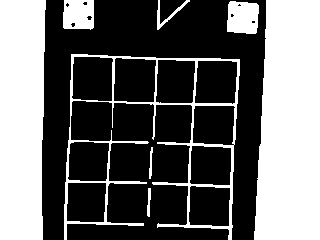
#> input picture grid.png, 320 x 240 px
$ python intersection_finder.py
#> lines starting #> are read from the running program, lines starting #| are printed output that depends on the picture; after the words box and inside, x2 and y2 are one past the last pixel; in counts of white or black regions, pixels touching at a corner belong together
### pathfinder_v2.py
from collections import deque

def bfs_find_path(matrix2, start, end):
    start = tuple(start)
    end = tuple(end)

    if start == end:
        return [start]

    visited = set()
    queue = deque([(start, [start])])

    while queue:
        current_node, path = queue.popleft()

        # Skip this node if we've already visited it
        if current_node in visited:
            continue

        # Mark the node as visited
        visited.add(current_node)

        # Check all the neighbors of the current node
        for neighbor in matrix2[current_node[0]][current_node[1]]:
            # Convert neighbor to a tuple to ensure it's hashable
            neighbor = tuple(neighbor)

            if neighbor not in visited:
                # If the neighbor is the end node, return the full path
                if neighbor == end:
                    return path + [neighbor]

                # Otherwise, continue to explore this neighbor
                queue.append((neighbor, path + [neighbor]))

    # If no path is found, return None
    return None

def find_path(grid, start, end, Debbugger=False):
    path = bfs_find_path(grid, start, end)

    if Debbugger:
        if path:
            print(f"Optimal path from {start} to {end}: {path}")
        else:
            print(f"No path found from {start} to {end}")

    return path

### pathfinder.py
moves = [(0, 1), (1, 0), (0, -1), (-1, 0)]  # Only right, down, left, and up
visited = []
max_x = 0
max_y = 0

def get_directions(path):
    directions = []

    # Function to determine the direction between two points
    def direction(p1, p2):
        dx = p2[0] - p1[0]
        dy = p2[1] - p1[1]
        return (dx, dy)

    # Initial direction
    current_dir = direction(path[0], path[1])
    for i in range(1, len(path) - 1):
        next_dir = direction(path[i], path[i + 1])
        if current_dir == next_dir:
            directions.append("f")
        else:
            if current_dir[0] != 0:  # Moving horizontally
                if current_dir[0] == next_dir[1]:
                    directions.append("r")
                else:
                    directions.append("l")
            elif current_dir[1] != 0:  # Moving vertically
                if current_dir[1] == next_dir[0]:
                    directions.append("l")
                else:
                    directions.append("r")

        current_dir = next_dir

    return directions

# [36 lines left out: functions __fms, find_path, not called in this run]

### intersection_finder.py
import cv2
import numpy as np
import heapq
import pathfinder as pf
import pathfinder_v2 as pf2
import sys
import os
import json

# Define a function to normalize coordinates to fit a 5x5 grid
def normalize_coordinates(coordinates, grid_size=5, error_corection = 25):
    max_x = 0
    max_y = 0
    min_y = 270
    min_x = 270
    for i in coordinates:
        if max_y < i[1]:
            max_y = i[1]
        if max_x < i[0]:
            max_x = i[0]
        if min_x > i[0]:
            min_x = i[0]
        if min_y > i[1]:
            min_y = i[1]
    normalized_coords = []
    for (x, y) in coordinates:
        norm_x = int(((x - min_x + error_corection) / (max_x - min_x)) * (grid_size - 1))
        norm_y = int(((y - min_y + error_corection) / (max_y - min_y)) * (grid_size - 1))
        normalized_coords.append([(norm_x, norm_y), (x, y)])

    return normalized_coords

def find_grid_intersections(image_path, min_pixels=5, border_margin=10, max_density=0.3, vicinity_size=10, min_distance=10):
#> called with image_path = 'grid.png', min_pixels = 5, border_margin = 5, max_density = 0.3, vicinity_size = 15, min_distance = 10
    image = cv2.imread(image_path, cv2.IMREAD_GRAYSCALE)
#> image: shape (240, 320); 39.9% white; 8 white regions, largest, box (x1, y1, x2, y2) and area: (254, 0, 320, 240) 14190, (0, 0, 46, 240) 10423, (64, 54, 240, 240) 3877
    if image is None:
        raise ValueError("Failed to load image")

    _, binary = cv2.threshold(image, 127, 255, cv2.THRESH_BINARY)

    kernel = np.ones((3, 3), np.uint8)
    binary = cv2.dilate(binary, kernel, iterations=1)
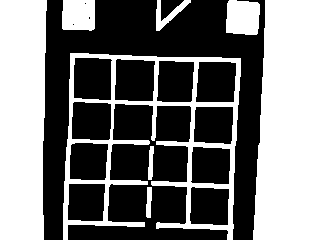
#> binary: shape (240, 320); 45.3% white; 8 white regions, largest, box (x1, y1, x2, y2) and area: (253, 0, 320, 240) 14444, (0, 0, 47, 240) 10668, (63, 53, 241, 240) 6996
    binary = cv2.erode(binary, kernel, iterations=1)
#> binary: shape (240, 320); 39.9% white; 8 white regions, largest, box (x1, y1, x2, y2) and area: (254, 0, 320, 240) 14192, (0, 0, 46, 240) 10423, (64, 54, 240, 240) 3889
    output_image = cv2.cvtColor(binary, cv2.COLOR_GRAY2BGR)
    height, width = binary.shape
#> height = 240; width = 320
    raw_intersections = []

    for y in range(border_margin, height - border_margin):
        for x in range(border_margin, width - border_margin):
            if binary[y, x] == 255:
                # Check for continuous white pixels in each direction
                up = np.all(binary[max(0, y - min_pixels):y, x] == 255)
                down = np.all(binary[y + 1:min(height, y + min_pixels + 1), x] == 255)
                left = np.all(binary[y, max(0, x - min_pixels):x] == 255)
                right = np.all(binary[y, x + 1:min(width, x + min_pixels + 1)] == 255)

                conditions = [up, down, left, right]
                if sum(conditions) >= 3:
                    vicinity = binary[max(0, y - vicinity_size):min(height, y + vicinity_size + 1),
                                      max(0, x - vicinity_size):min(width, x + vicinity_size + 1)]
                    white_density = np.sum(vicinity == 255) / (vicinity.size)
                    if white_density > max_density:
                        continue

                    raw_intersections.append((x, y))
#> after the loop, raw_intersections = 133 pairs, first value 64 to 236, second value 22 to 228

    suppressed_intersections = []
    for (x, y) in raw_intersections:
        if all(np.sqrt((x - px)**2 + (y - py)**2) >= min_distance for (px, py) in suppressed_intersections):
            suppressed_intersections.append((x, y))
            cv2.circle(output_image, (x, y), 5, (0, 0, 255), -1)
#> this loop made 133 passes
#> (x, y) on passes 1 to 12: (157, 22), (158, 22), (159, 22), (157, 23), (158, 23), (159, 23), (157, 24), (158, 24), (113, 56), (114, 56), (113, 57), (114, 57)
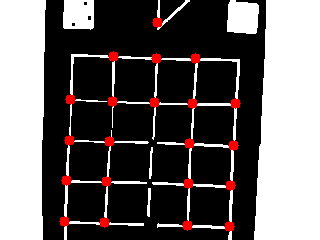
#> output_image: shape (240, 320, 3); mean B, G, R 99.1, 99.1, 104.8
#> after the loop, suppressed_intersections = [(157, 22), (113, 56), (156, 58), (195, 58), (70, 99), (112, 101), (154, 102), (192, 103), (235, 103), (69, 140), (109, 141), (189, 143), (233, 145), (66, 180), (106, 181), (188, 183), (230, 185), (64, 221), (104, 222), (187, 225), (229, 226)]

    return suppressed_intersections, output_image, binary

def a_star_path(binary_image, start, end, intersections, directional_weight=(1, 1)):
    def heuristic(a, b):
        return abs(a[0] - b[0]) * directional_weight[0] + abs(a[1] - b[1]) * directional_weight[1]

    # Create a set for fast lookup of other intersections
    intersection_set = set(intersections)
    intersection_set.discard(start)  # Remove the starting point, since it's allowed
    intersection_set.discard(end)    # Remove the ending point, since it's allowed

    open_set = []
    heapq.heappush(open_set, (0, start))

    came_from = {}

    g_score = {start: 0}
    f_score = {start: heuristic(start, end)}

    directions = [(-1, 0), (1, 0), (0, -1), (0, 1)]

    while open_set:
        _, current = heapq.heappop(open_set)

        # If the current node is the end, reconstruct and return the path
        if current == end:
            path = []
            while current in came_from:
                path.append(current)
                current = came_from[current]
            path.append(start)
            return path[::-1]  # Reverse to get the path from start to end

        for dx, dy in directions:
            neighbor = (current[0] + dx, current[1] + dy)
            if 0 <= neighbor[1] < binary_image.shape[0] and 0 <= neighbor[0] < binary_image.shape[1]:
                if binary_image[neighbor[1], neighbor[0]] == 255:
                    if neighbor in intersection_set:
                        continue

                    # Tentative g_score
                    tentative_g_score = g_score[current] + 1

                    if neighbor not in g_score or tentative_g_score < g_score[neighbor]:
                        came_from[neighbor] = current
                        g_score[neighbor] = tentative_g_score
                        f_score[neighbor] = tentative_g_score + heuristic(neighbor, end)
                        heapq.heappush(open_set, (f_score[neighbor], neighbor))

    return []  # No path found


def find_path(oldPathfinder = False, Debugger = False):
    image_path = f"{os.path.abspath(os.getcwd())}/grid.png"
    intersections, result_image, binary = find_grid_intersections(
        image_path, min_pixels=5, border_margin=5, max_density=0.3, vicinity_size=15, min_distance=10
    )
#> intersections has the same summary as suppressed_intersections in find_grid_intersections
    normcoord = normalize_coordinates (intersections)
#> the loop in normalize_coordinates, `for i in coordinates:` made 21 passes
#> (max_y, max_x, min_x, min_y) on pass 1: (22, 157, 157, 22)
#> (i, max_y, min_x) on passes 2, 5, 10, 14, 18: ((113, 56), 56, 113), ((70, 99), 99, 70), ((69, 140), 140, 69), ((66, 180), 180, 66), ((64, 221), 221, 64)
#> after the loop in normalize_coordinates, `for i in coordinates:`: max_x = 235; max_y = 226; min_x = 64; min_y = 22
#> the loop in normalize_coordinates, `for (x, y) in coordinates:` made 21 passes
#> (x, y, norm_x, norm_y) on passes 1 to 12: (157, 22, 2, 0), (113, 56, 1, 1), (156, 58, 2, 1), (195, 58, 3, 1), (70, 99, 0, 2), (112, 101, 1, 2), (154, 102, 2, 2), (192, 103, 3, 2), (235, 103, 4, 2), (69, 140, 0, 2), (109, 141, 1, 2), (189, 143, 3, 2)
#> after the loop in normalize_coordinates, `for (x, y) in coordinates:`: normalized_coords = 21 items
#> normcoord = 21 items
    coordinate_dict = {(intersection): norm for (norm, intersection) in normcoord}
#> coordinate_dict = 21 items
    max_neighbor_distance = 60
    visited_intersections = set()
    paths_cord = []

    matrix2 = [[[] for _ in range(5)] for _ in range(5)]
    if Debugger:
        print("Detected intersections:", normcoord)
        print(matrix2)
    if oldPathfinder:
        matrix = [['x' if (i + j) % 2 == 0 else '' for j in range(9)] for i in range(9)]
        #print(matrix)
    for i, start in enumerate(intersections):
        for j, end in enumerate(intersections):
            if i != j:
                distance = np.sqrt((start[0] - end[0])**2 + (start[1] - end[1])**2)
                if distance <= max_neighbor_distance:
                    path = a_star_path(binary, start, end, list(visited_intersections), directional_weight=(1, 1))
                    if path:
                        # print(f"Path found between {start} and {end}")
                        path_distance = len(path)
                        if path_distance <= 60:
                            paths_cord.append([coordinate_dict.get(start), coordinate_dict.get(end)])
                        visited_intersections.add(start)
                        visited_intersections.add(end)

                        for point in path:
                            cv2.circle(result_image, point, 1, (0, 255, 0), -1)
#> this loop made 21 passes
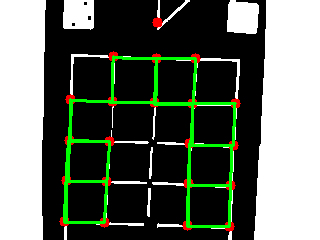
#> result_image: shape (240, 320, 3); 4.57% of pixels changed, all inside (x1, y1, x2, y2) = (63, 55, 237, 228)
#> after the loop, paths_cord = 52 items; visited_intersections = 20 items

    for i in paths_cord:
        start_norm, end_norm = i
        if start_norm != end_norm:
            x1, y1 = start_norm
            x2, y2 = end_norm
            # Add bidirectional connections in matrix2
            matrix2[x1][y1].append((x2, y2))
            matrix2[x2][y2].append((x1, y1))
#> this loop made 52 passes
#> (x1, y1, x2, y2) on passes 1, 2, 3, 4, 5, 6, 7, 8, 10, 11, 12, 13: (1, 1, 2, 1), (1, 1, 1, 2), (2, 1, 1, 1), (2, 1, 3, 1), (2, 1, 2, 2), (3, 1, 2, 1), (3, 1, 3, 2), (0, 2, 1, 2), (1, 2, 1, 1), (1, 2, 0, 2), (1, 2, 2, 2), (2, 2, 2, 1)
#> end_norm on passes 9, 19, 21, 22, 27, 30: (0, 2), (3, 2), (4, 2), (0, 2), (3, 2), (4, 2)


    # Print the populated matrix2 with connections
    if Debugger:
        for i in range(5):
            for j in range(5):
                print(f"Node ({i},{j}) is connected to: {matrix2[i][j]}")

    path = pf2.find_path(matrix2, [0, 4], [4, 4], True)

    if Debugger:
        if path != None:
            for i in range(len(path) - 1):
                # Get the normalized coordinates of the start and end points.
                start_norm = path[i]
                end_norm = path[i + 1]

                # Map the normalized coordinates to pixel coordinates.
                start_pixel = next(key for key, value in coordinate_dict.items() if value == start_norm)
                end_pixel = next(key for key, value in coordinate_dict.items() if value == end_norm)

                # Draw a line between these two points in blue (BGR color: (255, 0, 0)).
                cv2.line(result_image, start_pixel, end_pixel, (255, 0, 0), thickness=2)

        #path.append([5,0])
        #path.insert(0, [4,5])
        return result_image
    else:
        if path != None:
            path.append([4,5])
            path.insert(0, [0,5])
            return pf.get_directions(path)
        else:
            return []

def main():
    path = find_path(False,False)
    print(path)
    json_str = json.dumps(path)
    print(json_str)

    result_image = find_path(False,True)
#> call 2 of find_path, with oldPathfinder = False, Debugger = True
#> the loop in find_grid_intersections (call 2), `for (x, y) in raw_intersections:` made 133 passes
#> the loop in normalize_coordinates (call 2), `for i in coordinates:` made 21 passes
#> the loop in normalize_coordinates (call 2), `for (x, y) in coordinates:` made 21 passes
#> (printed output is left out)
#> the loop in find_path (call 2), `for i, start in enumerate(intersections):` made 21 passes
#> the loop in find_path (call 2), `for i in paths_cord:` made 52 passes
#> call 2 of find_path, with Debbugger = True
#> after the loop in find_path (call 2), `for i in range(len(path) - 1):`:
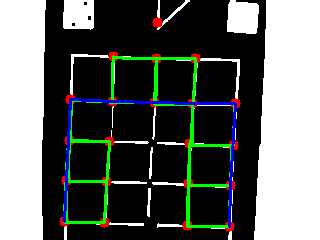
#> result_image: shape (240, 320, 3); 1.6% of pixels changed, all inside (x1, y1, x2, y2) = (63, 98, 237, 228)
    #cv2.imshow("Intersections and Paths", result_image)
    cv2.imwrite("intersections_and_paths.png", result_image)

    cv2.waitKey(0)
    cv2.destroyAllWindows()


if __name__ == "__main__":
    main()

$ run again, with intersections_marked.png copied over grid.png
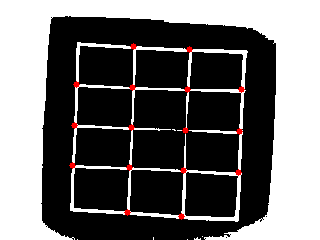
#> input picture intersections_marked.png, 320 x 240 px
#> in find_grid_intersections, `_, binary = cv2.threshold(image, 127, 255, cv2.THRESH_BINARY)`:
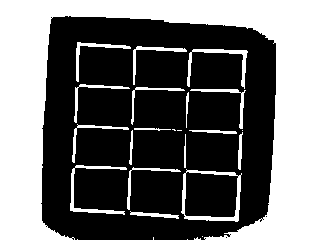
#> binary: shape (240, 320); 41.7% white; 26 white regions (8 under 20 px), largest, box (x1, y1, x2, y2) and area: (0, 0, 320, 240) 28025, (181, 169, 242, 222) 675, (70, 165, 127, 215) 460
#> in find_grid_intersections, `binary = cv2.dilate(binary, kernel, iterations=1)`:
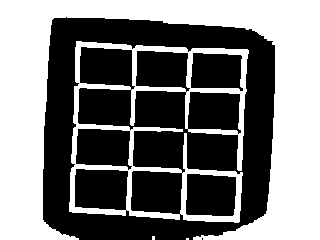
#> binary: shape (240, 320); 46.9% white; 4 white regions (2 under 20 px), largest, box (x1, y1, x2, y2) and area: (0, 0, 320, 240) 28910, (69, 41, 249, 223) 7074
#> output_image: shape (240, 320, 3); 41.8% white; 20 white regions (4 under 20 px), largest, box (x1, y1, x2, y2) and area: (0, 0, 320, 240) 28076, (187, 49, 248, 170) 825, (181, 169, 242, 222) 683
#> after the loop in find_grid_intersections, `for y in range(border_margin, height - border_margin):`: raw_intersections = []
#> after the loop in normalize_coordinates, `for i in coordinates:`: max_x = 0; min_x = 270
#> after the loop in normalize_coordinates, `for (x, y) in coordinates:`: normalized_coords = []
#> coordinate_dict = 0 items
#> after the loop in find_path, `for i, start in enumerate(intersections):`: paths_cord = []; visited_intersections = 0 items
#| Detected intersections: []
